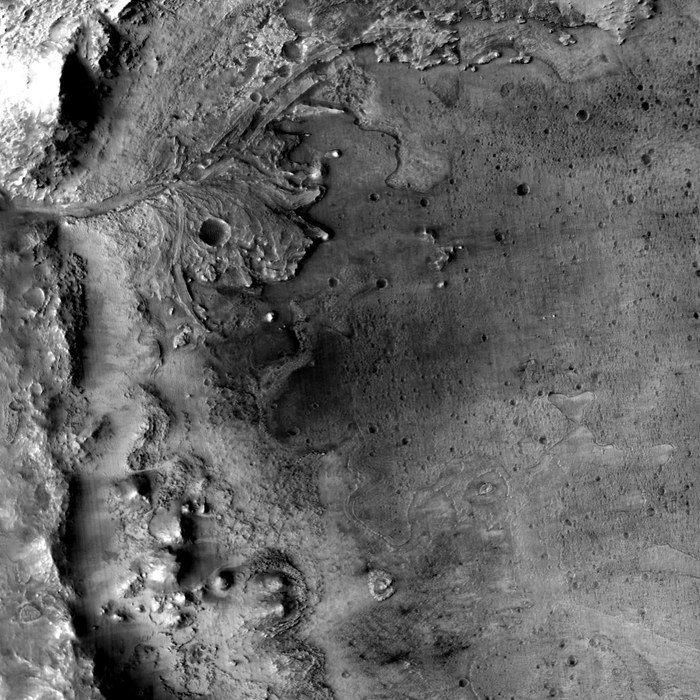
#> input picture docs/demo/images/layer_ctx.jpg, 700 x 700 px, given in place of mission_map.png, which was not available
$ python prepare_images.py
#> lines starting #> are read from the running program, lines starting #| are printed output that depends on the picture
#!/usr/bin/env python3
"""Cut the pictures used in the demo deck out of the repository's own data (no downloads).
Usage: python docs/demo/prepare_images.py   (needs Pillow)"""
from pathlib import Path
from PIL import Image

ROOT = Path(__file__).resolve().parent.parent.parent
R = ROOT / "public" / "data" / "regions"
OUT = Path(__file__).resolve().parent / "images"; OUT.mkdir(exist_ok=True)

def frac_crop(im, x0, y0, w, h):                      # crop by fractions of the image (all Jezero layers share one extent)
    W, H = im.size; return im.crop((int(x0 * W), int(y0 * H), int((x0 + w) * W), int((y0 + h) * H)))

def over(base, layer):                                # layer (RGBA) on top of base, resized to the base
    return Image.alpha_composite(base.convert("RGBA"), layer.convert("RGBA").resize(base.size, Image.NEAREST)).convert("RGB")

# 1. hero: the one-page Jezero map (plot area only), portrait crop for the right half of the title slide
m = Image.open(R / "jezero" / "mission_map.png").convert("RGB"); W, H = m.size
#> further down, m is the input picture: PIL image 700x700 RGB; min 0, max 255, mean 101.6
#> after `W, H = m.size`: W = 700; H = 700
plot = (int(.1005 * W), int(.076 * H), int(.9398 * W), int(.715 * H)); ph = plot[3] - plot[1]; pw = int(ph * 6.4 / 7.5)   # stops above the legend box
#> after `plot = (int(0.1005 * W), int(0.076 * H), int(0.9398 * W), int(0.715 * `: plot = (70, 53, 657, 500)
#> after `ph = plot[3] - plot[1]`: ph = 447
#> after `pw = int(ph * 6.4 / 7.5)`: pw = 381
x0 = plot[0] + int(.06 * (plot[2] - plot[0]))
#> x0 = 105
frac = m.crop((x0, plot[1], x0 + pw, plot[3])); frac.thumbnail((1200, 1400)); frac.save(OUT / "hero.jpg", quality=86)
#> after `frac = m.crop((x0, plot[1], x0 + pw, plot[3]))`:
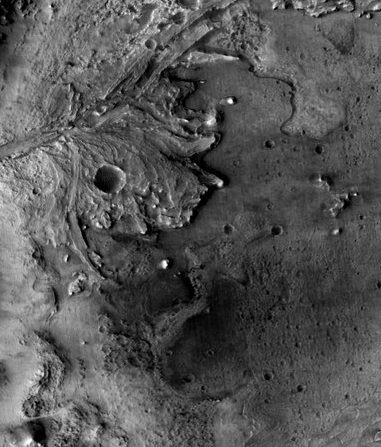
#> frac: PIL image 381x447 RGB; min 0, max 255, mean 85.7
# 2. route detail from the same map
rc = m.crop((int(.44 * W), int(.108 * H), int(.94 * W), int(.279 * H))); rc.thumbnail((1600, 700)); rc.save(OUT / "route.jpg", quality=88)   # 2.49 : 1, the shape of its slide frame
#> after `rc = m.crop((int(0.44 * W), int(0.108 * H), int(0.94 * W), int(0.279 *`:
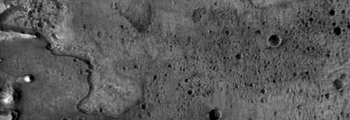
#> rc: PIL image 350x120 RGB; min 0, max 255, mean 89.8

# 3. regional (463 m) versus crew-scale (20 m) pictures
reg = R / "syrtis-major"
h = Image.open(reg / "hillshade.png").convert("RGB"); e = Image.open(reg / "elevation.png")
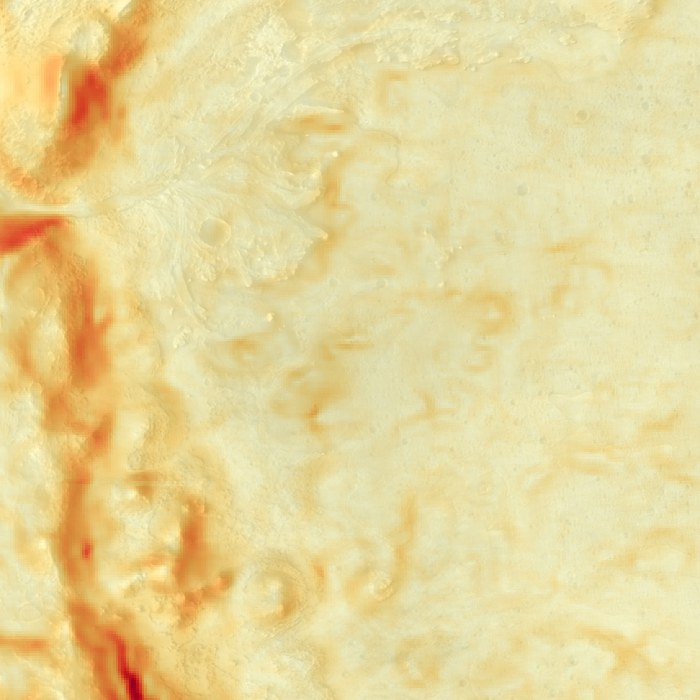
#> input picture docs/demo/images/layer_slope.jpg, 700 x 700 px, given in place of hillshade.png, which was not available
#> further down, h is the input picture: PIL image 700x700 RGB; mean R, G, B 231.1, 214.9, 154.8
regional = over(h, e); w_, h_ = regional.size; hh = int(w_ / 1.436); y_ = (h_ - hh) // 2
#> after `w_, h_ = regional.size`: w_ = 700; h_ = 700
#> after `hh = int(w_ / 1.436)`: hh = 487
#> after `y_ = (h_ - hh) // 2`: y_ = 106
regional = regional.crop((0, y_, w_, y_ + hh)).resize((1148, 800), Image.NEAREST); regional.save(OUT / "regional.jpg", quality=88)   # same shape as its slide frame
#> after `regional = regional.crop((0, y_, w_, y_ + hh)).resize((1148, 800), Ima`:
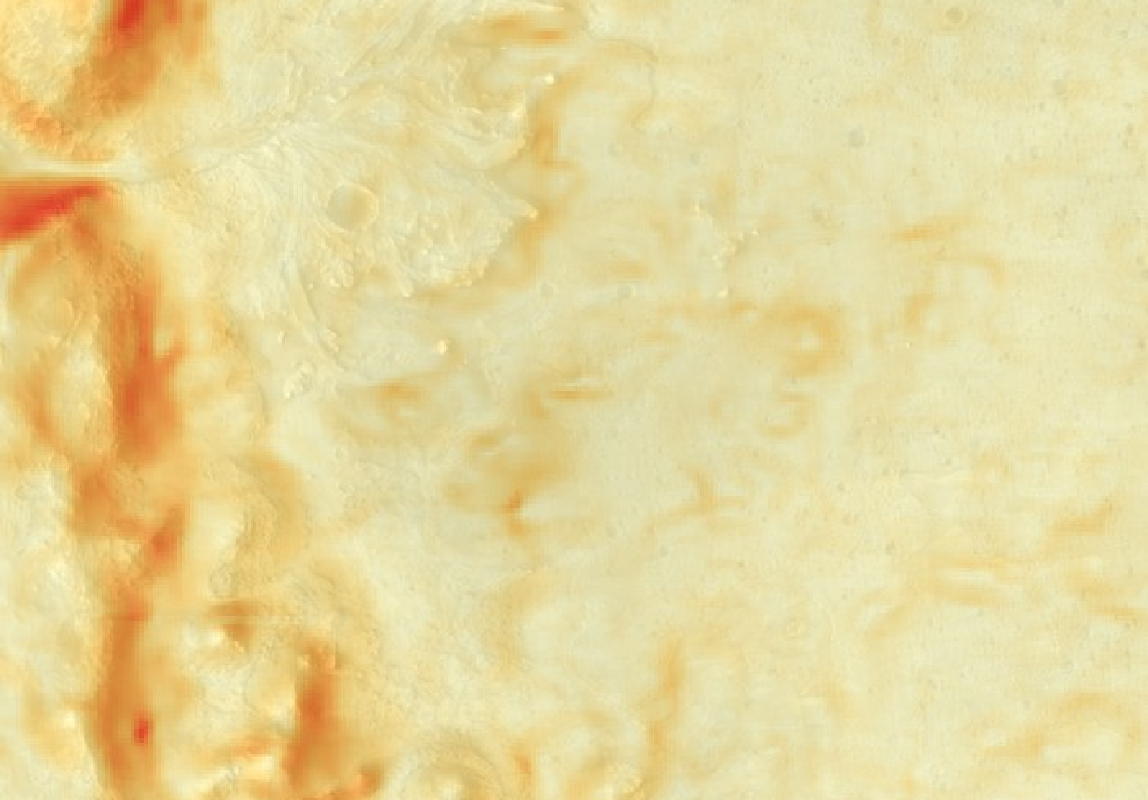
#> regional: PIL image 1148x800 RGB; mean R, G, B 230.5, 215, 155.2
#> (the run stopped early here; a loop or call above may not have finished)
